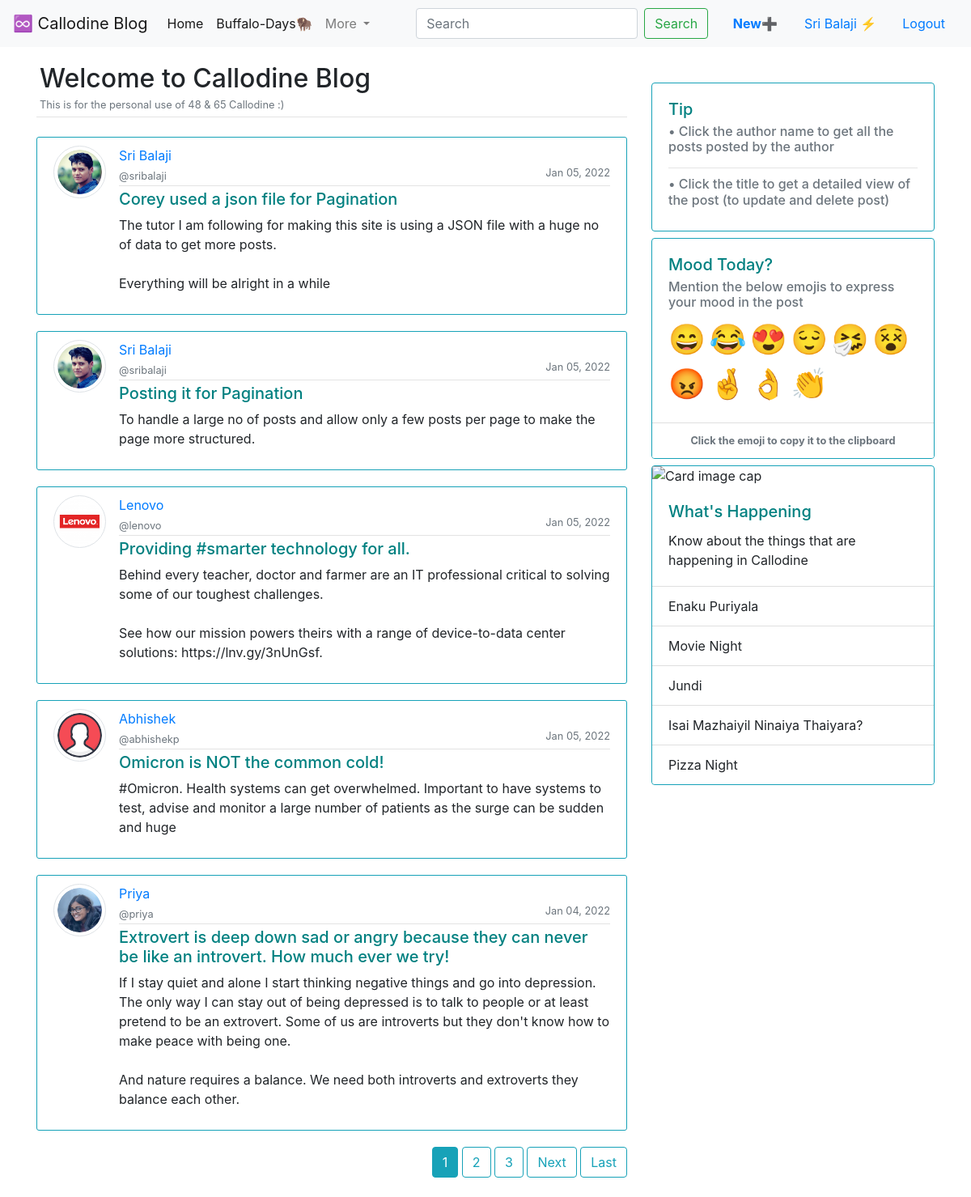
Before: / (signed in) with the older database file.
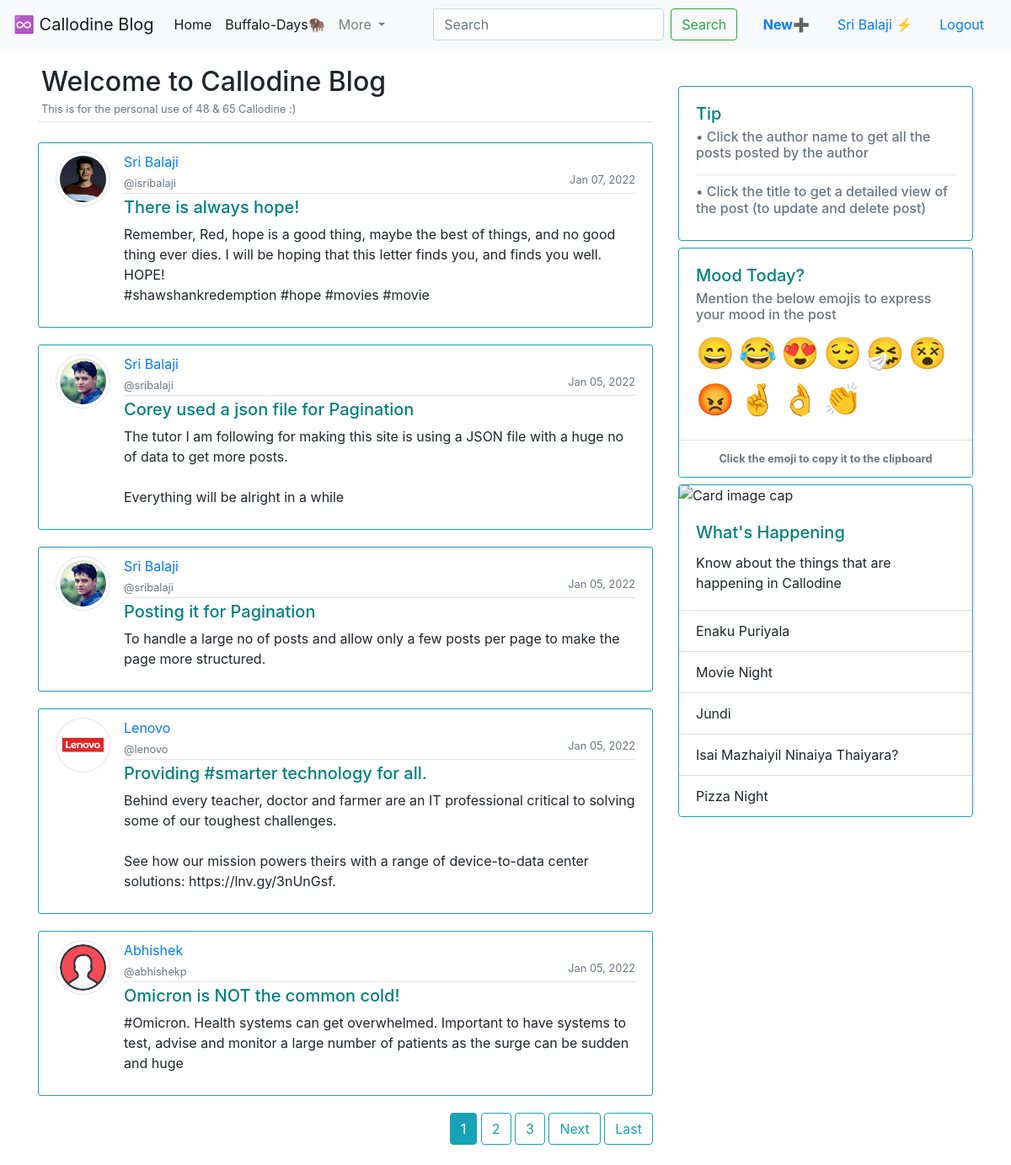
After: the same page with the newer database file.
### microblog/models.py (models this page shows, shortened)
class Post(models.Model):
    title = models.CharField(max_length=120)
    author = models.CharField(max_length=50)
    username = models.ForeignKey(User, on_delete=models.CASCADE)
    date_posted = models.DateTimeField(auto_now_add=True)
    content = models.TextField()

### users/models.py (models this page shows, shortened)
class Profile(models.Model):
    user = models.OneToOneField(User, on_delete=models.CASCADE)
    propic = models.ImageField(default = 'user.png', upload_to= 'profile_pics')

### microblog/views.py (the view)
# urls.py: path('', PostView.as_view(), name='miniblog'),
class PostView(LoginRequiredMixin, ListView):
    model = Post
    template_name = 'microblog/home.html'
    context_object_name = 'post'
    ordering = ['-date_posted']
    paginate_by = 5

### users/context_processors.py (called while the page is built)
def frds_bday(request):
    return {
        'ABHI_BDAY': settings.ABHI_BDAY,
        'ABHI_NOD': settings.ABHI_NOD,
        'AISHU_BDAY': settings.AISHU_BDAY,
        'AISHU_NOD': settings.AISHU_NOD,
        'AKSHU_BDAY': settings.AKSHU_BDAY,
        'AKSHU_NOD': settings.AKSHU_NOD,
        'ARAVIND_BDAY': settings.ARAVIND_BDAY,
        'ARAVIND_NOD': settings.ARAVIND_NOD,
        'OVIYA_BDAY': settings.OVIYA_BDAY,
        'OVIYA_NOD': settings.OVIYA_NOD,
        'PRIYA_BDAY': settings.PRIYA_BDAY,
        'PRIYA_NOD': settings.PRIYA_NOD,
        'BAJU_BDAY': settings.BAJU_BDAY,
        'BAJU_NOD': settings.BAJU_NOD,
        'VISWA_BDAY': settings.VISWA_BDAY,
        'VISWA_NOD': settings.VISWA_NOD,
        }

### microblog/templates/microblog/home.html (shortened to what the changed rows need)
{% extends "microblog/base.html" %}
{% block post %}
<div class="article-metadata p-1 mb-4">
    <h2 class="pb-0 mb-0">Welcome to Callodine Blog</h2>
</div>
    {% for each_post in post%}
    <article class="media content-section border border-info">
      <img src="{{each_post.username.profile.propic.url}}" alt="" class="rounded-circle img-thumbnail article-img">
        <div class="media-body">
          <div class="article-metadata">
            <a class="mr-2" href="{% url 'individual_user' each_post.username %}">{{each_post.author }}</a>
            <br>
            <small class="text-muted">@{{each_post.username }}</small>
            <small class="text-muted" style="float: right;">{{ each_post.date_posted | date:"M d, Y" }}</small>
          </div>
          <h5><a class="article-title" style="color:teal;" href="{% url 'individual_post' each_post.id %}">{{ each_post.title }}</a></h5>
          <p class="article-content">{{ each_post.content }}</p>
        </div>
      </article>
    {% endfor %}
    {% if is_paginated %}
    <div style="float: right;">
      {% for num in page_obj.paginator.page_range %}
        {% if page_obj.number == num %}
          <a class="btn btn-info mb-4" href="?page={{ num }}">{{ num }}</a>
        {% elif num > page_obj.number|add:'-3' and num < page_obj.number|add:'3' %}
          <a class="btn btn-outline-info mb-4" href="?page={{ num }}">{{ num }}</a>
        {% endif %}
      {% endfor %}
      {% if page_obj.has_next %}
        <a class="btn btn-outline-info mb-4" href="?page={{ page_obj.next_page_number }}">Next</a>
        <a class="btn btn-outline-info mb-4" href="?page={{ page_obj.paginator.num_pages }}">Last</a>
      {% endif %}
    </div>
    {% endif %}
{% endblock post %}

Changed rows visible on the page:
no longer on this page (row unchanged): Post: username.profile.propic (picture), author "Priya", username "priya", date_posted "Jan 04, 2022", title "Extrovert is deep down sad or angry because they can never be like an introvert. How much ever we try!", content "If I stay quiet and alone I start thinking negative things and go into depression. The only way I can stay out of being depressed is to talk to people or at least pretend to be an extrovert. Some of us are introverts but they don't know how to make peace with being one. And nature requires a balance. We need both introverts and extroverts they balance each other."
added Post: username.profile.propic (picture), author "Sri Balaji", username "isribalaji", date_posted "Jan 07, 2022", title "There is always hope!", content "Remember, Red, hope is a good thing, maybe the best of things, and no good thing ever dies. I will be hoping that this letter finds you, and finds you well. HOPE! #shawshankredemption #hope #movies #movie"
